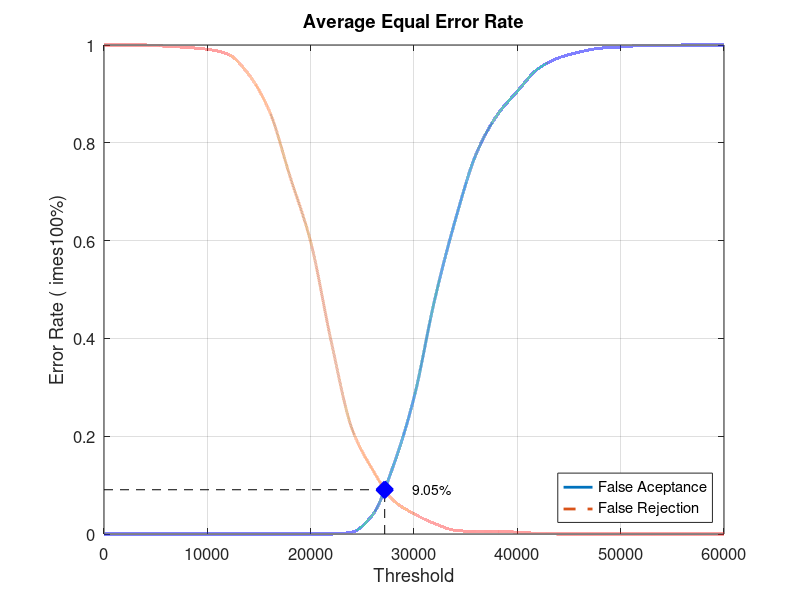
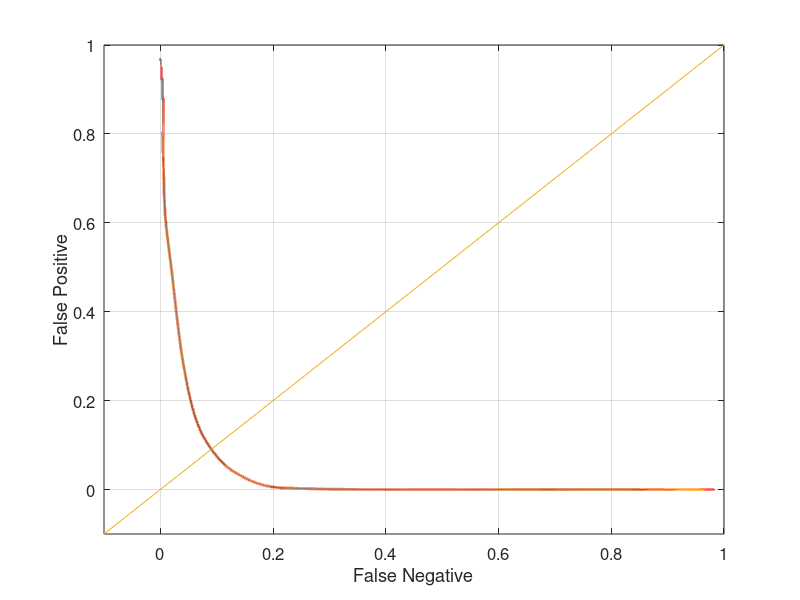

These figures' MATLAB source, in order:
close all;
clear;
clc;
x = 0:2000:60000;
xq = 0:0.5:60000;

y0 = [0 0 0 0 0 0 0 0 0 0 0 0 0.00394737 0.0394737 0.139474 0.278947 0.478947 0.642105 0.776316 0.855263 0.905263 0.951316 0.973684 0.985526 0.993421 0.996053 0.998684 0.998684 1 1 1]
yy0 = interp1(x, y0, xq, 'pchip');
y1 = [1 1 1 0.9975 0.995 0.99125 0.98125 0.94 0.865 0.73125 0.5975 0.3925 0.215 0.13125 0.06875 0.04125 0.02125 0.0075 0.005 0.005 0.00375 0.00125 0 0 0 0 0 0 0 0 0]
yy1 = interp1(x, y1, xq, 'pchip');

% Calculating EER: 
y2 = abs(y0 - y1);
find(y2 == min(y2))
yy2 = abs(yy0 - yy1);
xEER = find(yy2 == min(yy2));
xEERIndex = xq(xEER) % X-axis EER
yEER = yy0(xEER) % Y-axis EER

main = figure
plot(xq, yy0,'-','LineWidth', 2);	hold on
plot(xq, yy1,'--','LineWidth', 2);	hold on
plot([xEERIndex xEERIndex], [0 yEER], 'k--');	hold on
plot([0 xEERIndex], [yEER yEER], 'k--');	hold on
plot(xEERIndex, yEER, 'bx', 'LineWidth', 10);	hold on
text(xEERIndex + 10 * xEERIndex / 100, yEER, [num2str(round((10000 * yEER)) / 100) '%'])
legend('False Aceptance', 'False Rejection', 'Location', 'SouthEast')
xlabel('Threshold')
ylabel('Error Rate (	imes100%)')
title('Average Equal Error Rate')
set(gca, 'FontSize', 12)
axis([0 60000 0 1])
grid on

print(main, 'Experiment5AverageMain', '-dpng');
FNRxFPR = figure('Color', [1 1 1]);
plot(yy1, yy0, '-', yy1, yy0, 'LineWidth', 2);
hold on
y = -0.1:0.1:1
plot(y, y); 
set(gca, 'FontSize', 12)
xlabel('False Negative')
ylabel('False Positive')
axis([-0.1 1 -0.1 1])
set(gca, 'FontSize', 12)
grid on

print(FNRxFPR, 'Experiment5AverageFNRxFPR','-dpng');
